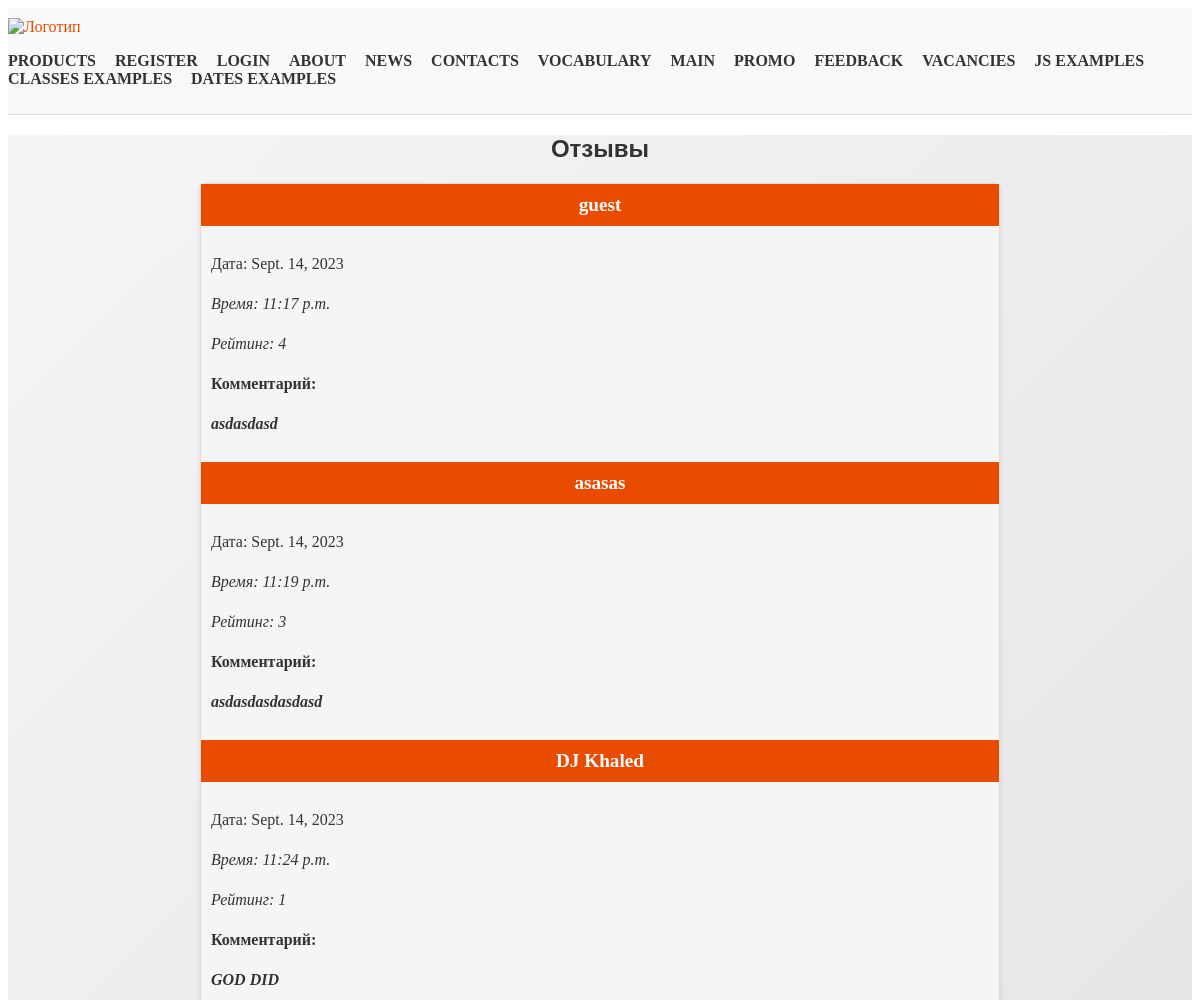
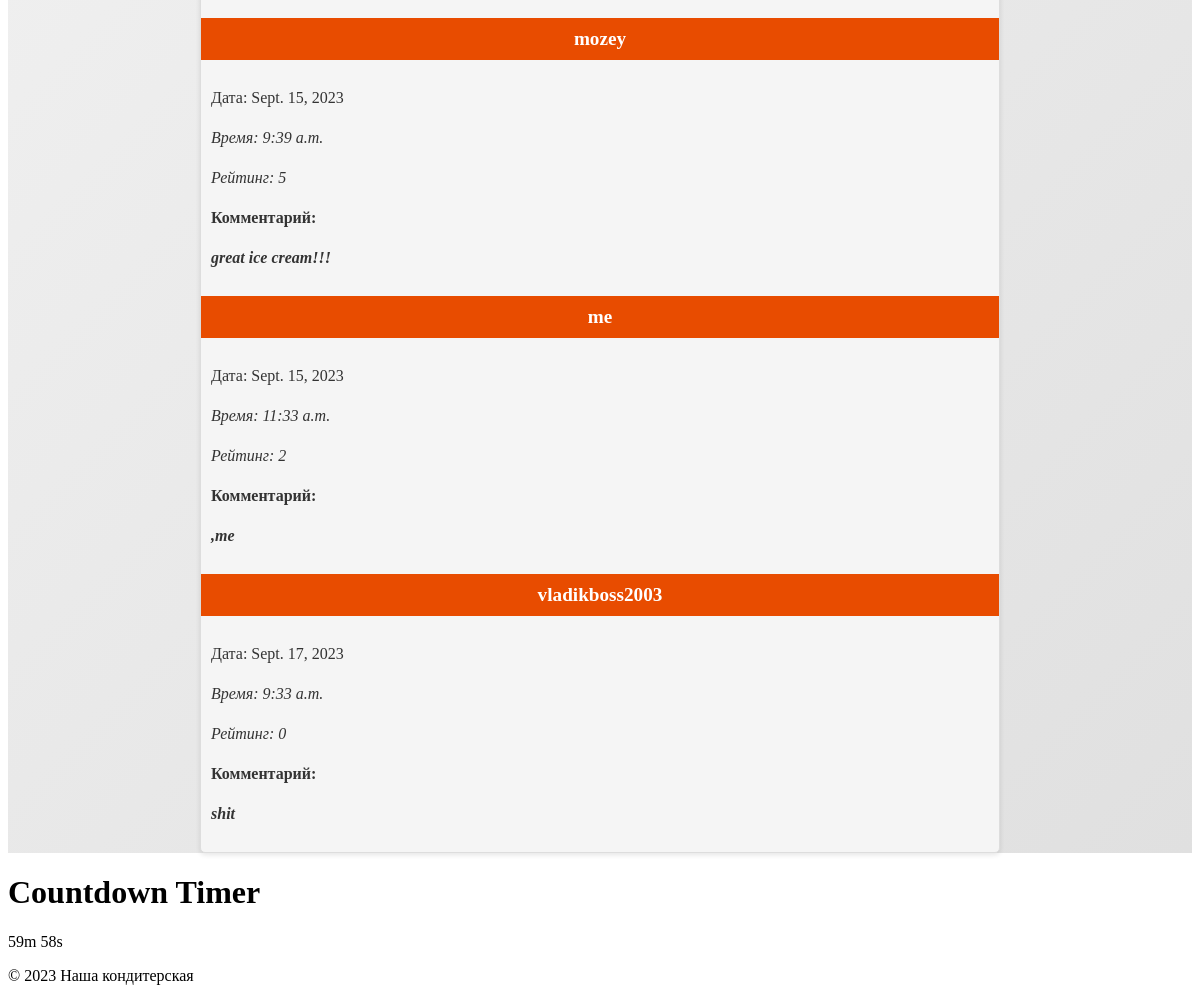
Screenshot of /feedback with the database file from the repository (2 pictures, top to bottom).
### mainapp/models.py (models this page shows)
class Review(models.Model):
    reviewer = models.CharField(max_length=30, blank=False, default='guest')
    review = models.CharField(max_length=2000, blank=True)
    date = models.DateField(auto_now=True, blank=True)
    time = models.TimeField(auto_now=True, blank=True)
    rating = models.IntegerField(validators=[MinValueValidator(0), MaxValueValidator(5)], blank=False)
    product = models.ForeignKey(Product, on_delete=models.CASCADE, related_name='reviews', null=True)

### mainapp/views.py (the view)
# urls.py: path('feedback', feedback, name='feedback'),
def feedback(request):
    return render(request, 'feedback.html', context={'reviews': Review.objects.all()})

### mainapp/templates/feedback.html
{% extends 'base.html' %}
{% block content %}
{% load static %}
<link rel="stylesheet" type="text/css" href="{% static 'css/feedback.css' %}">
<article id="feedback">
    <h1>Отзывы</h1>
    <div class="container mt-4">
        <div class="card">
            {% for review in reviews %}
            <div class="card-header">
                <h3 class="card-title">{{ review.reviewer }}</h3>
            </div>
            <div class="card-body">
                <p class="card-text">Дата: {{ review.date }}</p>
                <p class="card-text">Время: {{ review.time }}</p>
                <p class="card-text">Рейтинг: {{ review.rating }}</p>
                <p class="card-text">Комментарий:</p>
                <p class="card-text">{{ review.review }}</p>
            </div>
            {% endfor %}
        </div>
    </div>
</article>
{% endblock %}

### static/css/feedback.css (style rules this page uses)
#feedback h1 { font-family: Arial, sans-serif; text-align: center; color: #333; }
.container { max-width: 800px; margin: 0 auto; }
.card { background-color: #f5f5f5; margin: 20px 0; border: 1px solid #ddd; border-radius: 5px; box-shadow: 0 2px 5px rgba(0, 0, 0, 0.1); }
.card-header { background-color: #e84c00; color: #fff; padding: 10px; text-align: center; font-weight: bold; }
.card-body { padding: 10px; }
.card-text { font-family: 'Times New Roman', serif; line-height: 1.5; color: #333; }
.card-title { font-size: 1.2em; margin: 0; }
.card-body p:nth-child(2), .card-body p:nth-child(3) { font-style: italic; }
.card-body p:nth-child(4) { font-weight: bold; }
.card-body p:nth-child(5) { font-style: italic; font-weight: bold; margin-top: 10px; }

### rows the page displays
Review: reviewer "guest", date "Sept. 14, 2023", time "11:17 p.m.", rating "4", review "asdasdasd"
Review: reviewer "asasas", date "Sept. 14, 2023", time "11:19 p.m.", rating "3", review "asdasdasdasdasd"
Review: reviewer "DJ Khaled", date "Sept. 14, 2023", time "11:24 p.m.", rating "1", review "GOD DID"
Review: reviewer "mozey", date "Sept. 15, 2023", time "9:39 a.m.", rating "5", review "great ice cream!!!"
Review: reviewer "me", date "Sept. 15, 2023", time "11:33 a.m.", rating "2", review ",me"
Review: reviewer "vladikboss2003", date "Sept. 17, 2023", time "9:33 a.m.", rating "0", review "shit"
